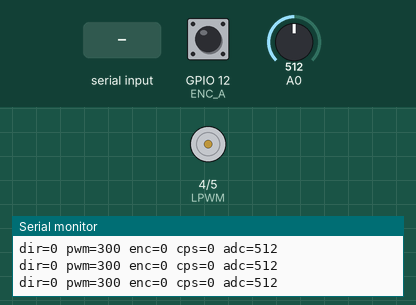
Recording of a sketch running on a simulated ESP8266 (NodeMCU). Parts: motor-driver pin pairs drawn as motors (green arrow = first pin HIGH = forward, orange = second pin HIGH = backward, longer = more drive), the last lines printed to the serial monitor. Inputs (shaded band) come from the test bench; at power-on: GPIO 12 (ENC_A) HIGH, A0 = 512.

Above: at 1.2 s.
1.3 s: "f" received over Serial
At 2.5 s:
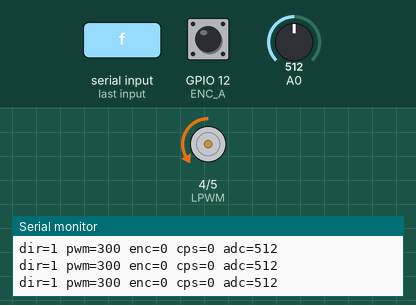
2.8 s: "b" received over Serial
At 3.8 s:
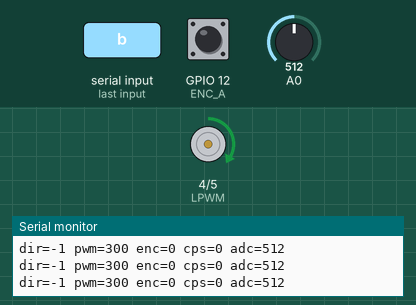
4.3 s: "-" received over Serial
At 4.9 s:
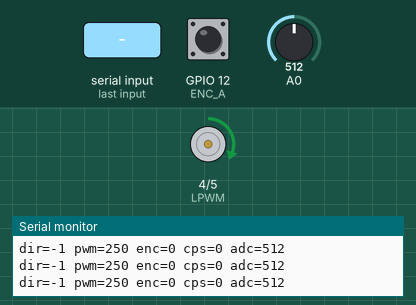
5.8 s: "f" received over Serial
At 7.0 s:
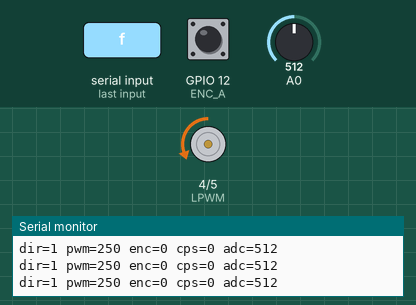
7.3 s: "s" received over Serial
At 8.4 s:
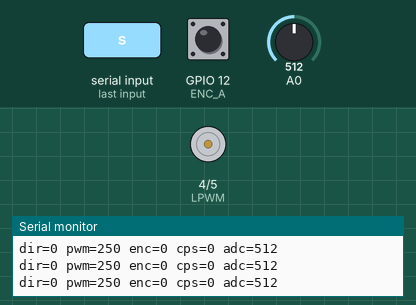
Timing chart, 0 to 9.8 s (numbered marks = the images above; inputs shaded):
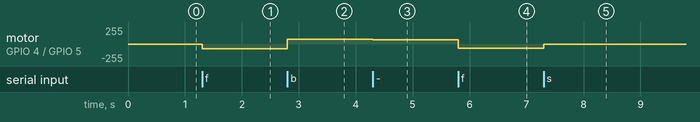

The sketch:

ESP8266_Test.ino
```cpp
// TEST: ESP8266 + BTS7960 + encoder. Tanpa RS485, tanpa PID.
// Buka Serial Monitor 115200, kirim satu huruf per perintah:
//   f = maju     b = mundur     s = stop
//   + = PWM naik 50     - = PWM turun 50     z = nol-kan encoder
// Tidak ada perintah selama 5 detik: motor berhenti sendiri.
//
// Cara cek:
//   1. Kirim f. Hitungan encoder harus naik. Kalau turun, tukar kabel ENC_A dan ENC_B.
//   2. Kirim z, putar roda satu putaran penuh dengan tangan. Angka enc = COUNTS_PER_REV.
//   3. Kolom adc naik saat beban naik. Isi ADC_OFFSET dengan nilai adc saat motor diam.
//
// Wiring sama dengan program utama:
//   BTS7960 RPWM -> GPIO5 (D1), LPWM -> GPIO4 (D2), R_EN dan L_EN -> 3.3V
//   BTS7960 R_IS + L_IS digabung -> resistor ke GND -> A0
//   Encoder A -> GPIO12 (D6), B -> GPIO14 (D5)
#include <Arduino.h>

const int RPWM = 5, LPWM = 4, ENC_A = 12, ENC_B = 14;
const int ADC_OFFSET = 0;
const uint32_t TIMEOUT_MS = 5000;

volatile long enc = 0;
void IRAM_ATTR isrA() {
  if (digitalRead(ENC_A) == digitalRead(ENC_B)) enc++;
  else enc--;
}

int pwmLevel = 300;  // 0..1023
int dir = 0;         // 1 maju, -1 mundur, 0 stop
uint32_t lastCmd = 0;

void drive() {
  if (dir > 0) {
    analogWrite(LPWM, 0);
    analogWrite(RPWM, pwmLevel);
  } else if (dir < 0) {
    analogWrite(RPWM, 0);
    analogWrite(LPWM, pwmLevel);
  } else {
    analogWrite(RPWM, 0);
    analogWrite(LPWM, 0);
  }
}

void setup() {
  pinMode(RPWM, OUTPUT);
  pinMode(LPWM, OUTPUT);
  digitalWrite(RPWM, LOW);
  digitalWrite(LPWM, LOW);

  Serial.begin(115200);
  pinMode(ENC_A, INPUT_PULLUP);
  pinMode(ENC_B, INPUT_PULLUP);
  analogWriteRange(1023);
  analogWriteFreq(10000);
  attachInterrupt(digitalPinToInterrupt(ENC_A), isrA, CHANGE);
  Serial.println("Siap. f/b/s, +/-, z");
}

void loop() {
  while (Serial.available()) {
    char c = Serial.read();
    if (c == 'f') dir = 1;
    else if (c == 'b') dir = -1;
    else if (c == 's') dir = 0;
    else if (c == '+') pwmLevel = min(pwmLevel + 50, 1023);
    else if (c == '-') pwmLevel = max(pwmLevel - 50, 0);
    else if (c == 'z') {
      noInterrupts();
      enc = 0;
      interrupts();
    } else continue;
    lastCmd = millis();
    drive();
  }

  if (dir != 0 && millis() - lastCmd > TIMEOUT_MS) {
    dir = 0;
    drive();
    Serial.println("Timeout, motor berhenti");
  }

  static uint32_t lastPrint = 0;
  static long lastEnc = 0;
  const uint32_t DT = 200;  // ms
  if (millis() - lastPrint >= DT) {
    lastPrint = millis();
    noInterrupts();
    long e = enc;
    interrupts();
    float cps = (e - lastEnc) * (1000.0f / DT);  // hitungan per detik
    lastEnc = e;
    int adc = analogRead(A0) - ADC_OFFSET;
    Serial.printf("dir=%d pwm=%d enc=%ld cps=%.0f adc=%d\n", dir, pwmLevel, e, cps, adc);
  }
}
```

Measured:
- after the input at 1.3 s, motor on GPIO 4 (LPWM) / GPIO 5 (RPWM): stopped → backward 74/255 at once
- after the input at 2.8 s, motor on GPIO 4 (LPWM) / GPIO 5 (RPWM): backward 74/255 → forward 74/255 at once
- after the input at 4.3 s, motor on GPIO 4 (LPWM) / GPIO 5 (RPWM): forward 74/255 → forward 62/255 at once
- after the input at 5.8 s, motor on GPIO 4 (LPWM) / GPIO 5 (RPWM): forward 62/255 → backward 62/255 at once
- after the input at 7.3 s, motor on GPIO 4 (LPWM) / GPIO 5 (RPWM): backward 62/255 → stopped at once
